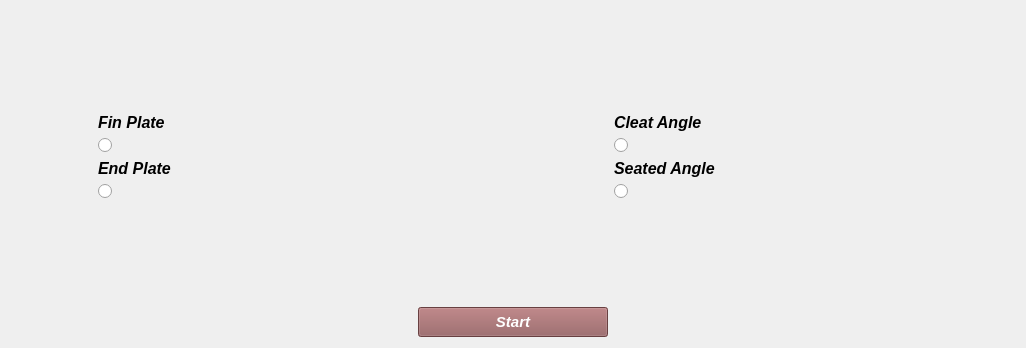
          <widget class="QWidget" name="tab1_shearconnection">
           <property name="font">
            <font>
             <italic>true</italic>
            </font>
           </property>
           <attribute name="title">
            <string>Shear Connection</string>
           </attribute>
           <layout class="QGridLayout" name="gridLayout_3">
            <item row="0" column="2">
             <spacer name="verticalSpacer_4">
              <property name="orientation">
               <enum>Qt::Vertical</enum>
              </property>
              <property name="sizeHint" stdset="0">
               <size>
                <width>20</width>
                <height>102</height>
               </size>
              </property>
             </spacer>
            </item>
            <item row="0" column="6">
             <spacer name="verticalSpacer_5">
              <property name="orientation">
               <enum>Qt::Vertical</enum>
              </property>
              <property name="sizeHint" stdset="0">
               <size>
                <width>20</width>
                <height>102</height>
               </size>
              </property>
             </spacer>
            </item>
            <item row="1" column="0">
             <spacer name="horizontalSpacer_2">
              <property name="orientation">
               <enum>Qt::Horizontal</enum>
              </property>
              <property name="sizeHint" stdset="0">
               <size>
                <width>87</width>
                <height>20</height>
               </size>
              </property>
             </spacer>
            </item>
            <item row="1" column="1" colspan="3">
             <layout class="QVBoxLayout" name="verticalLayout">
              <item>
               <widget class="QLabel" name="label_2">
                <property name="font">
                 <font>
                  <family>Arial</family>
                  <pointsize>12</pointsize>
                  <weight>75</weight>
                  <bold>true</bold>
                 </font>
                </property>
                <property name="toolTip">
                 <string>Shift+F</string>
                </property>
                <property name="text">
                 <string>Fin Plate</string>
                </property>
               </widget>
              </item>
              <item>
               <widget class="QRadioButton" name="rdbtn_finplate">
                <property name="font">
                 <font>
                  <family>Arial</family>
                  <pointsize>12</pointsize>
                  <weight>75</weight>
                  <italic>false</italic>
                  <bold>true</bold>
                  <strikeout>false</strikeout>
                 </font>
                </property>
                <property name="focusPolicy">
                 <enum>Qt::TabFocus</enum>
                </property>
                <property name="layoutDirection">
                 <enum>Qt::LeftToRight</enum>
                </property>
                <property name="text">
                 <string/>
                </property>
                <property name="icon">
                 <iconset>
                  <normaloff>ResourceFiles/images/finplate.png</normaloff>ResourceFiles/images/finplate.png</iconset>
                </property>
                <property name="iconSize">
                 <size>
                  <width>300</width>
                  <height>300</height>
                 </size>
                </property>
                <property name="shortcut">
                 <string>Shift+F</string>
                </property>
                <property name="checkable">
                 <bool>true</bool>
                </property>
               </widget>
              </item>
             </layout>
            </item>
            <item row="1" column="4">
             <spacer name="horizontalSpacer_3">
              <property name="orientation">
               <enum>Qt::Horizontal</enum>
              </property>
              <property name="sizeHint" stdset="0">
               <size>
                <width>175</width>
                <height>20</height>
               </size>
              </property>
             </spacer>
            </item>
            <item row="1" column="5" colspan="3">
             <layout class="QVBoxLayout" name="verticalLayout_2">
              <item>
               <widget class="QLabel" name="label_3">
                <property name="font">
                 <font>
                  <family>Arial</family>
                  <pointsize>12</pointsize>
                  <weight>75</weight>
                  <bold>true</bold>
                 </font>
                </property>
                <property name="toolTip">
                 <string>Shift+C</string>
                </property>
                <property name="text">
                 <string>Cleat Angle</string>
                </property>
               </widget>
              </item>
              <item>
               <widget class="QRadioButton" name="rdbtn_cleat">
                <property name="font">
                 <font>
                  <family>Arial</family>
                  <pointsize>12</pointsize>
                  <weight>75</weight>
                  <italic>false</italic>
                  <bold>true</bold>
                  <underline>false</underline>
                  <strikeout>false</strikeout>
                 </font>
                </property>
                <property name="focusPolicy">
                 <enum>Qt::TabFocus</enum>
                </property>
                <property name="layoutDirection">
                 <enum>Qt::LeftToRight</enum>
                </property>
                <property name="styleSheet">
                 <string notr="true">QRadioButton </string>
                </property>
                <property name="text">
                 <string/>
                </property>
                <property name="icon">
                 <iconset>
                  <normaloff>ResourceFiles/images/cleatAngle.png</normaloff>ResourceFiles/images/cleatAngle.png</iconset>
                </property>
                <property name="iconSize">
                 <size>
                  <width>300</width>
                  <height>300</height>
                 </size>
                </property>
                <property name="shortcut">
                 <string>Shift+C</string>
                </property>
               </widget>
              </item>
             </layout>
            </item>
            <item row="1" column="8">
             <spacer name="horizontalSpacer_8">
              <property name="orientation">
               <enum>Qt::Horizontal</enum>
              </property>
              <property name="sizeHint" stdset="0">
               <size>
                <width>87</width>
                <height>20</height>
               </size>
              </property>
             </spacer>
            </item>
            <item row="2" column="0">
             <spacer name="horizontalSpacer_4">
              <property name="orientation">
               <enum>Qt::Horizontal</enum>
              </property>
              <property name="sizeHint" stdset="0">
               <size>
                <width>87</width>
                <height>20</height>
               </size>
              </property>
             </spacer>
            </item>
            <item row="2" column="1" colspan="3">
             <layout class="QVBoxLayout" name="verticalLayout_3">
              <item>
               <widget class="QLabel" name="label_4">
                <property name="font">
                 <font>
                  <family>Arial</family>
                  <pointsize>12</pointsize>
                  <weight>75</weight>
                  <bold>true</bold>
                 </font>
                </property>
                <property name="toolTip">
                 <string>Shift+E</string>
                </property>
                <property name="text">
                 <string>End Plate</string>
                </property>
               </widget>
              </item>
              <item>
               <widget class="QRadioButton" name="rdbtn_endplate">
                <property name="font">
                 <font>
                  <family>Arial</family>
                  <pointsize>12</pointsize>
                  <weight>75</weight>
                  <italic>false</italic>
                  <bold>true</bold>
                 </font>
                </property>
                <property name="focusPolicy">
                 <enum>Qt::TabFocus</enum>
                </property>
                <property name="layoutDirection">
                 <enum>Qt::LeftToRight</enum>
                </property>
                <property name="text">
                 <string/>
                </property>
                <property name="icon">
                 <iconset>
                  <normaloff>ResourceFiles/images/endplate.png</normaloff>ResourceFiles/images/endplate.png</iconset>
                </property>
                <property name="iconSize">
                 <size>
                  <width>300</width>
                  <height>300</height>
                 </size>
                </property>
                <property name="shortcut">
                 <string>Shift+E</string>
                </property>
               </widget>
              </item>
             </layout>
            </item>
            <item row="2" column="4">
             <spacer name="horizontalSpacer_5">
              <property name="orientation">
               <enum>Qt::Horizontal</enum>
              </property>
              <property name="sizeHint" stdset="0">
               <size>
                <width>175</width>
                <height>20</height>
               </size>
              </property>
             </spacer>
            </item>
            <item row="2" column="5" colspan="3">
             <layout class="QVBoxLayout" name="verticalLayout_4">
              <item>
               <widget class="QLabel" name="label_5">
                <property name="font">
                 <font>
                  <family>Arial</family>
                  <pointsize>12</pointsize>
                  <weight>75</weight>
                  <bold>true</bold>
                 </font>
                </property>
                <property name="toolTip">
                 <string>Shift+S</string>
                </property>
                <property name="text">
                 <string>Seated Angle</string>
                </property>
               </widget>
              </item>
              <item>
               <widget class="QRadioButton" name="rdbtn_seat">
                <property name="focusPolicy">
                 <enum>Qt::TabFocus</enum>
                </property>
                <property name="text">
                 <string/>
                </property>
                <property name="icon">
                 <iconset resource="ResourceFiles/osdagMainPageIcons.qrc">
                  <normaloff>:/newPrefix/images/seatedAngle1.png</normaloff>:/newPrefix/images/seatedAngle1.png</iconset>
                </property>
                <property name="iconSize">
                 <size>
                  <width>300</width>
                  <height>300</height>
                 </size>
                </property>
                <property name="shortcut">
                 <string>Shift+S</string>
                </property>
               </widget>
              </item>
             </layout>
            </item>
            <item row="2" column="8">
             <spacer name="horizontalSpacer_9">
              <property name="orientation">
               <enum>Qt::Horizontal</enum>
              </property>
              <property name="sizeHint" stdset="0">
               <size>
                <width>87</width>
                <height>20</height>
               </size>
              </property>
             </spacer>
            </item>
            <item row="3" column="1">
             <spacer name="verticalSpacer_2">
              <property name="orientation">
               <enum>Qt::Vertical</enum>
              </property>
              <property name="sizeHint" stdset="0">
               <size>
                <width>20</width>
                <height>102</height>
               </size>
              </property>
             </spacer>
            </item>
            <item row="3" column="7">
             <spacer name="verticalSpacer_3">
              <property name="orientation">
               <enum>Qt::Vertical</enum>
              </property>
              <property name="sizeHint" stdset="0">
               <size>
                <width>20</width>
                <height>102</height>
               </size>
              </property>
             </spacer>
            </item>
            <item row="4" column="3">
             <spacer name="horizontalSpacer_6">
              <property name="orientation">
               <enum>Qt::Horizontal</enum>
              </property>
              <property name="sizeHint" stdset="0">
               <size>
                <width>262</width>
                <height>20</height>
               </size>
              </property>
             </spacer>
            </item>
            <item row="4" column="4">
             <widget class="QPushButton" name="btn_start">
              <property name="minimumSize">
               <size>
                <width>190</width>
                <height>30</height>
               </size>
              </property>
              <property name="maximumSize">
               <size>
                <width>190</width>
                <height>30</height>
               </size>
              </property>
              <property name="font">
               <font>
                <family>Arial</family>
                <pointsize>11</pointsize>
                <weight>75</weight>
                <bold>true</bold>
               </font>
              </property>
              <property name="focusPolicy">
               <enum>Qt::TabFocus</enum>
              </property>
              <property name="toolTip">
               <string>Enter</string>
              </property>
              <property name="styleSheet">
               <string notr="true">QPushButton::hover
{
   background-color: #d97f7f;
   color:#000000 ;
}

QPushButton
{
background-color: #925a5b;
color:#ffffff;
}</string>
              </property>
              <property name="text">
               <string>Start</string>
              </property>
              <property name="shortcut">
               <string>Return</string>
              </property>
              <property name="checkable">
               <bool>false</bool>
              </property>
              <property name="autoExclusive">
               <bool>false</bool>
              </property>
              <property name="autoDefault">
               <bool>true</bool>
              </property>
             </widget>
            </item>
            <item row="4" column="5">
             <spacer name="horizontalSpacer_7">
              <property name="orientation">
               <enum>Qt::Horizontal</enum>
              </property>
              <property name="sizeHint" stdset="0">
               <size>
                <width>262</width>
                <height>20</height>
               </size>
              </property>
             </spacer>
            </item>
           </layout>
          </widget>
